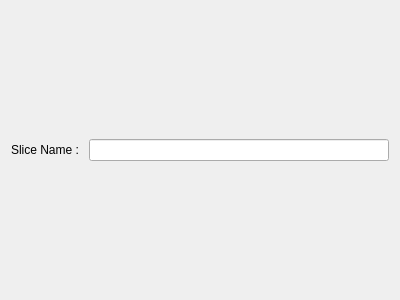
<?xml version="1.0" encoding="UTF-8"?>
<ui version="4.0">
 <class>Form</class>
 <widget class="QWidget" name="Form">
  <property name="geometry">
   <rect>
    <x>0</x>
    <y>0</y>
    <width>400</width>
    <height>300</height>
   </rect>
  </property>
  <property name="windowTitle">
   <string>Form</string>
  </property>
  <layout class="QGridLayout" name="gridLayout">
   <item row="0" column="0">
    <layout class="QVBoxLayout" name="verticalLayout">
     <item>
      <layout class="QHBoxLayout" name="horizontalLayout">
       <item>
        <widget class="QLabel" name="label">
         <property name="text">
          <string>Slice Name : </string>
         </property>
        </widget>
       </item>
       <item>
        <widget class="QLineEdit" name="lineEdit"/>
       </item>
      </layout>
     </item>
    </layout>
   </item>
  </layout>
 </widget>
 <resources/>
 <connections/>
</ui>
